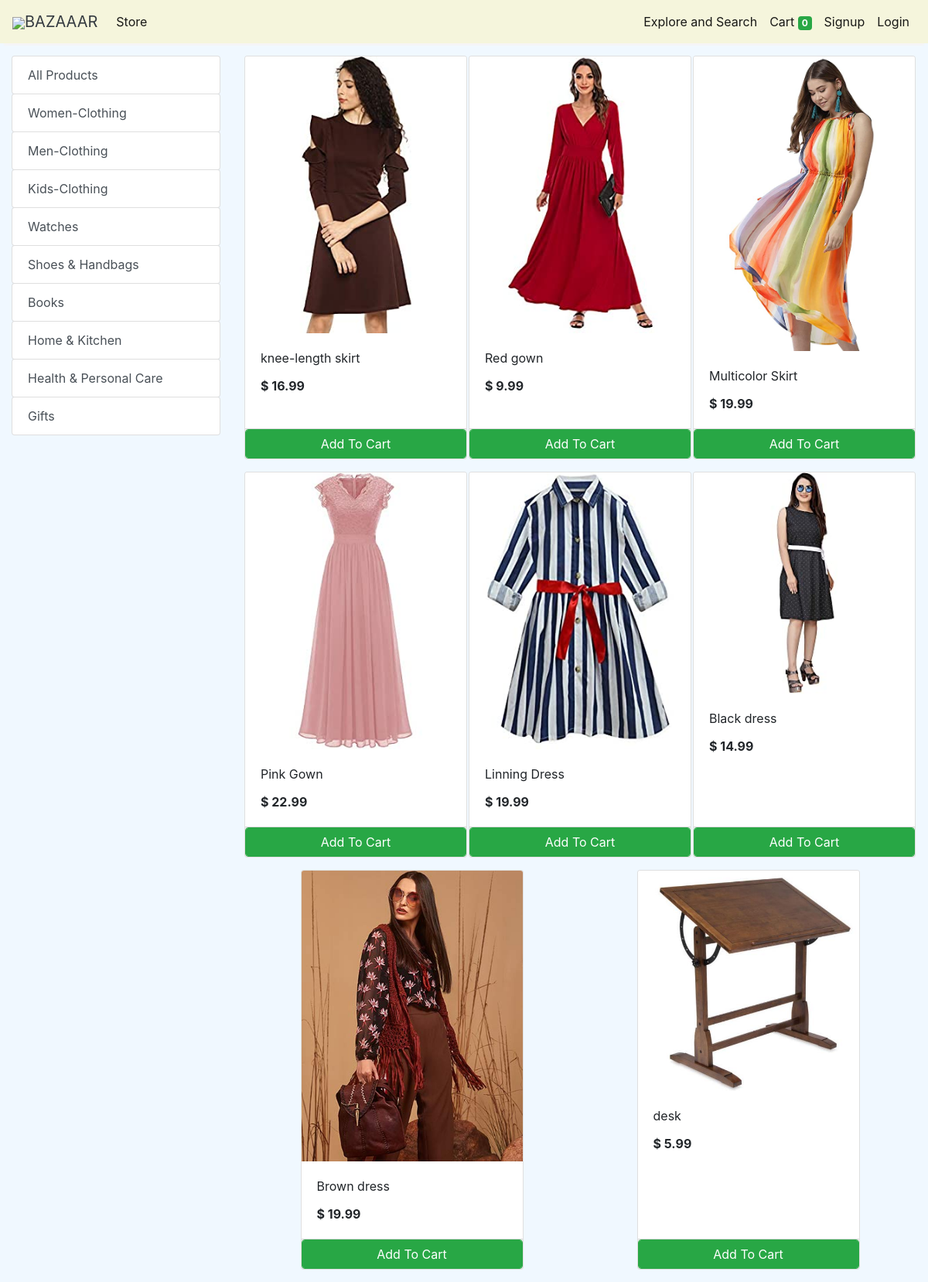
Screenshot of /store?category=22 with the database file from the repository.
### store/models/category.py (models this page shows, shortened)
class Category(models.Model):
    name= models.CharField(max_length=50)
    @staticmethod
    def get_all_categories():
        return Category.objects.all()

### store/models/product.py (models this page shows, shortened)
class Products(models.Model):
    name = models.CharField(max_length=60)
    price= models.DecimalField(max_digits=7, decimal_places=2)
    category= models.ForeignKey(Category,on_delete=models.CASCADE,default=1 )
    description= models.CharField(max_length=250, default='', blank=True, null= True)
    image= models.ImageField(upload_to='uploads/products/')
    @staticmethod
    def get_all_products_by_categoryid(category_id):
        if category_id:
            return Products.objects.filter (category=category_id)
        else:
            return Products.get_all_products();

### store/views/home.py (the view)
# urls.py: path('' , include('store.urls')) #if it is empty, it is going to store.urls
def store(request):
    cart = request.session.get('cart')
    if not cart:
        request.session['cart'] = {}
    products = None
    categories = Category.get_all_categories()
    categoryID = request.GET.get('category')
    print(request)
    name= request.GET.get('name') #access from requets object. Look into query string paramters in django request
    if categoryID:
        products = Products.get_all_products_by_categoryid(categoryID)
    elif name:
        products = Products.search_products(name)
    else:
        products = Products.get_all_products();
    data = {}
    data['products'] = products
    data['categories'] = categories
    return render(request, 'index.html', data)

### store/templatetags/cart.py (called while the page is built)
@register.filter (name='is_in_cart')
def is_in_cart(product, cart):
    keys = cart.keys ()
    for id in keys:
        if int (id) == product.id:
            return True
    return False;

### store/templatetags/custom_filter.py (called while the page is built)
@register.filter(name='currency')
def currency(number):
    return "$ "+str(number)

### store/templates/index.html (shortened to what this page needs)
{% extends 'base.html' %}
{% block content %}
{% load cart %}
{% load custom_filter %}
<div class="container-fluid mt-3">
	<div class="row">
		<div class="col-lg-3 mx-auto">
			<div class="list-group">
				<a href="/" class="list-group-item list-group-item-action btn btn-outline-success">All Products</a>
				{% for category in categories %}
				<a href="/?category={{category.id}}"
				   class="list-group-item list-group-item-action btn btn-outline-success ">{{category.name}}</a>
				{% endfor %}
			</div>
		</div>
		<div id='products' class="col-lg-9 mx-auto">
			<div class="row mx-auto">
				{% for product in products %}
				<div class="card mx-auto mb-3" id={{product.id}} style="width: 18rem;">
					<img class="card-img-top" src="{{product.image.url}}" alt="Card image cap">
					<div class="card-body">
						<p class="card-title">{{product.name}}</p>
						<p class="card-text"><b>{{product.price|currency}}</b></p>
					</div>
					<div class="card-footer p-0 no-gutters">
						{% if product|is_in_cart:request.session.cart %}
						<div class="row no-gutters">
							<form action="/#{{product.id}}" class="col-2 " method="post">
								{% csrf_token %}
								<input hidden type="text" name='product' value='{{product.id}}'>
								<input hidden type="text" name='remove' value='True'>
								<input type="submit" value=" - " class="btn btn-block btn-success border-right">
							</form>
							<div class="text-center col btn btn-success">{{product|cart_quantity:request.session.cart}} in Cart</div>
							<form action="/#{{product.id}}" class="col-2 " method="post">
								{% csrf_token %}
								<input hidden type="text" name='product' value='{{product.id}}'>
								<input type="submit" value=" + " class="btn btn-block btn-success border-left">
							</form>
						</div>
						{% else %}
						<form action="/#{{product.id}}" method="POST" class="btn-block">
							<input type="submit" class="float-right btn btn-success form-control"
								   value="Add To Cart">
						</form>
						{% endif %}
					</div>
				</div>
				{% endfor %}
			</div>
		</div>
	</div>
</div>
{% endblock %}

### store/templates/base.html (style rules this page uses)
body { background-color: aliceblue ; }

### rows the page displays
Category: name "Women-Clothing"
Category: name "Men-Clothing"
Category: name "Kids-Clothing"
Category: name "Watches"
Category: name "Shoes & Handbags"
Category: name "Books"
Category: name "Home & Kitchen"
Category: name "Health & Personal Care"
Category: name "Gifts"
Products: image (picture), name "knee-length skirt", price "$ 16.99"
Products: image (picture), name "Red gown", price "$ 9.99"
Products: image (picture), name "Multicolor Skirt", price "$ 19.99"
Products: image (picture), name "Pink Gown", price "$ 22.99"
Products: image (picture), name "Linning Dress", price "$ 19.99"
Products: image (picture), name "Black dress", price "$ 14.99"
Products: image (picture), name "Brown dress", price "$ 19.99"
Products: image (picture), name "desk", price "$ 5.99"

### other values shown
{{ request.session.cart.keys|length }} "0"
